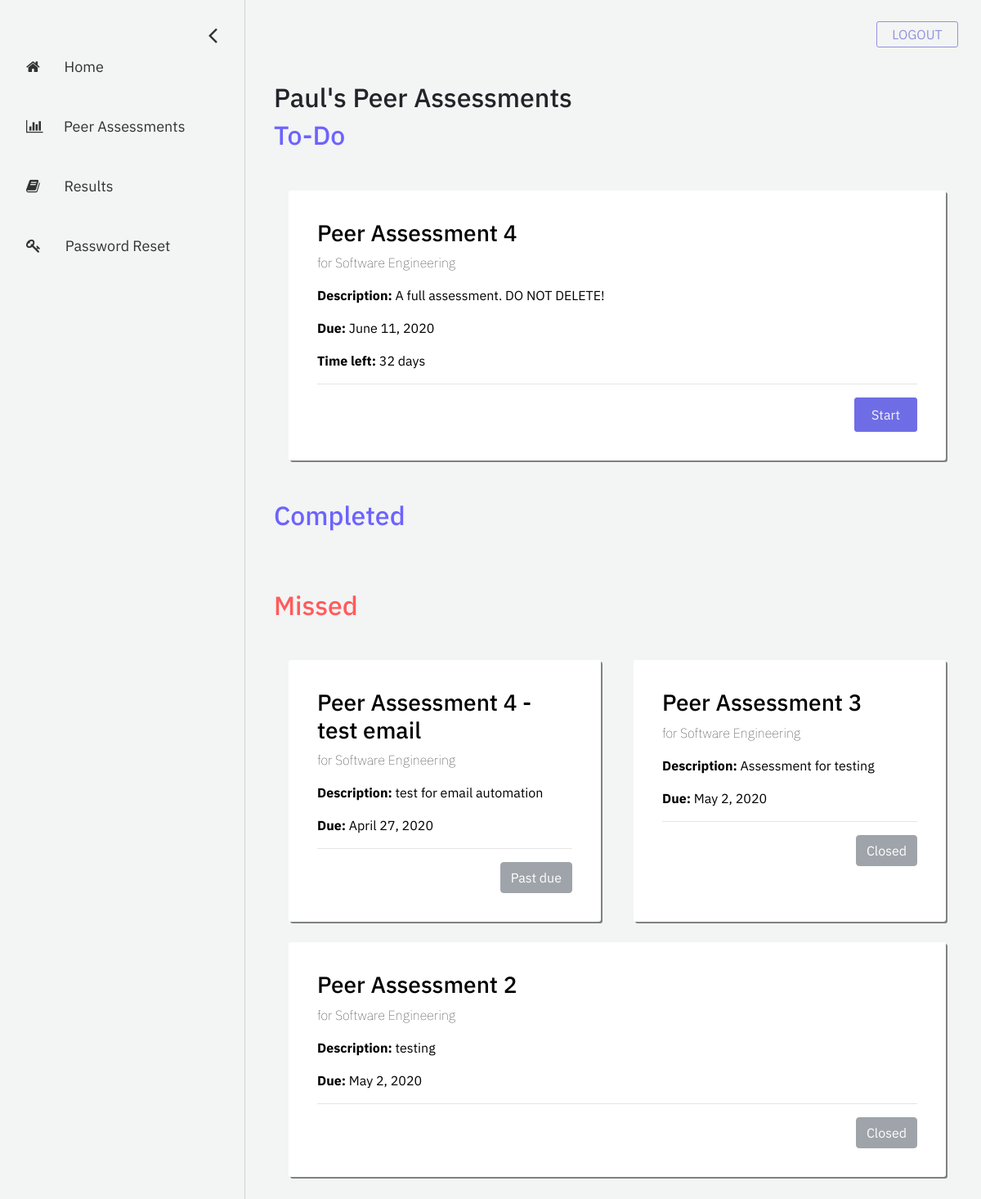
/student/peer-assessments (signed in), run on the app's committed database.
### account/models.py (models this page shows, shortened)
class User(AbstractBaseUser, PermissionsMixin):
    email = models.EmailField(
        verbose_name=_('email address'), max_length=255, unique=True
    )
    first_name = models.CharField(_('first name'), max_length=30, blank=True)
    last_name = models.CharField(_('last name'), max_length=150, blank=True)
    eagle_id = models.CharField(max_length = 8, unique=True)
    is_student = models.BooleanField(
        _('student status'),
        default=False,
        help_text=_(
            'Shows whether this user is a student. '
        ),
    )
    is_instructor = models.BooleanField(
        _('instructor status'),
        default=False,
        help_text=_(
            'Shows whether this user is a instructor. '
        ),
    )
    is_active = models.BooleanField(
        _('active'),
        default=True,
        help_text=_(
            'Designates whether this user should be treated as active. '
            'Unselect this instead of deleting accounts.'
        ),
    )
    is_staff = models.BooleanField(
        _('admin status'),
        default=False,
        help_text=_(
            'Designates whether the user can log into this admin site.'
        ),
    )
    date_joined = models.DateTimeField(
        _('date joined'), default=timezone.now
    )
    objects = UserManager()
    USERNAME_FIELD = 'email'
    REQUIRED_FIELDS = ['first_name', 'last_name', 'eagle_id', 'is_student', 'is_instructor']

### assessment/models.py (models this page shows, shortened)
class Assessment(models.Model):
    name = models.CharField("assessment name", max_length=255)
    description = models.TextField("description", max_length=512, blank=True)
    date_created = models.DateTimeField("date created", auto_now_add=True)
    start_date = models.DateField("start date")
    end_date = models.DateField("end date")
    open_status = models.BooleanField("open status", default=True)
    course = models.ForeignKey(Course, on_delete=models.CASCADE) # the course that this peer review belongs to
    questions = models.ManyToManyField(Question) # a set of Questions under this assessment
    result_sets = models.ManyToManyField(Result_set) # a set of Result_sets under this assessment
    completed_students = models.ManyToManyField(User, related_name="completed_students") # a set of Users who have completed this assessment
    def time_left(self):
        time = str(self.end_date - datetime.datetime.now().date())
        return time[:time.find(',')]
    def is_missed(self):
        time = str(self.end_date - datetime.datetime.now().date())
        if time[0] == '-':
            return True
        return False
    def is_open(self):
        return self.open_status

### registration/models.py (models this page shows, shortened)
class Course(models.Model):
    course_name = models.CharField("course name", max_length=60)
    course_code = models.IntegerField("course code")
    section_number = models.SmallIntegerField("section number")
    year = models.SmallIntegerField("year of realization")
    semester_choices = (
        ('S', 'Spring'),
        ('F', 'Fall'),
    )
    semester = models.CharField("semester of realization", max_length = 1, choices = semester_choices)
    professors = models.ManyToManyField(User)
    students = models.ManyToManyField(User, related_name="students")

### eval_student/views.py (the view)
# urls.py: path('peer-assessments', views.peer_assessments, name='peer-assessments'),
def peer_assessments(request):
    assessment_list = Assessment.objects.all()
    filtered_list = []
    for i in assessment_list:
       print(i.start_date)
       if request.user in i.course.students.all():
           filtered_list.append(i)
    context = {
        'assessment_list': filtered_list,
    }
    return render(request, 'eval_student/peer-assessments.html', context=context)

### eval_student/templates/eval_student/peer-assessments.html (shortened to what this page needs)
{% extends 'eval_student/base-sidebar.html'%}
{% load eval_student_extras %}
{% load static %}
{% block content%}
<div id="main">
	<div class="container">
		<h2>{{ user.first_name }}'s Peer Assessments</h2>
	</div>
	<div class="container">
		<h2 style="color: #6C63FF; margin-bottom: 0;">To-Do</h2>
		{% if assessment_list|length > 0 %}
			<div class="row">
				{% for assessment in assessment_list %}
					{% if not assessment.is_missed and request.user not in assessment.completed_students.all and assessment.is_open %}
						<div class="col grid-box">
							<h3> {{ assessment.name }} </h3>
							<p style="font-weight: 20;"> for {{ assessment.course.course_name }}</p>
							{% if assessment.description != '' %}
								<p><b>Description:</b> {{ assessment.description }}</p>
							{% else %}
								<p><b>Description:</b> No assessment description</p>
							{% endif %}
							<p> <b>Due:</b> {{ assessment.end_date }}</p>
							<p> <b>Time left:</b> {{ assessment.time_left }}</p>
							<hr>
							<form>
								<button formaction="{% url 'answer-assessment' assessment_id=assessment.id %}" class="btn btn-primary buttons purple float-right">Start</button>
							</form>
						</div>
					{% endif %}
				{% endfor %}
			</div>
		{% else %}
			<p>No peer assessment available.</p>
		{% endif %}
	</div>
	<div class="container">
		<h2 style="color: #6C63FF; margin-bottom: 0;">Completed</h2>
			{% if assessment_list|length > 0 %}
				<div class="row">
				</div>
			{% else %}
				<p>No peer assessment available.</p>
			{% endif %}
	</div>
	<div class="container">
		<h2 style="color: rgb(255, 91, 92); margin-bottom: 0;">Missed</h2>
			{% if assessment_list|length > 0 %}
				<div class="row">
					{% for assessment in assessment_list %}
						{% if assessment.is_missed %}
							<div class="col grid-box">
								<h3> {{ assessment.name }} </h3>
								<p style="font-weight: 20;"> for {{ assessment.course.course_name }}</p>
								{% if assessment.description != '' %}
									<p><b>Description:</b> {{ assessment.description }}</p>
								{% else %}
									<p><b>Description:</b> No assessment description</p>
								{% endif %}
								<p> <b>Due:</b> {{ assessment.end_date }}</p>
								<hr>
								{% if not assessment.is_open %}
									<button type="button" class="btn btn-secondary float-right" disabled>Closed</button>
								{% else %}
									<button type="button" class="btn btn-secondary float-right" disabled>Past due</button>
								{% endif %}
							</div>
						{% endif %}
					{% endfor %}
				</div>
			{% else %}
				<p>No peer assessment available.</p>
			{% endif %}
	</div>
</div>
{% endblock %}

### eval_student/static/eval_student/css/base-sidebar.css (style rules this page uses)
body { font-family: 'IBM Plex Sans', sans-serif; background-color: #f3f4f4; }
#main { transition: margin-left .5s; padding: 20px; }
.row { position: relative; top: 20px; padding: 8px; margin-top: 10px; margin-bottom: 45px; }
.col { position: relative; width: 60px; background-color: white; padding: 8px; margin-left: 25px; margin-right: 25px; border-radius: 3px; box-shadow: 0.5px 0.5px; }
.buttons { -webkit-border-radius: 3px; -moz-border-radius: 3px; border-radius: 3px; line-height: 0px; color: #f3f4f4; padding: 20px; display: inline-block; cursor: pointer; text-align: center; text-decoration: none; }
.purple { border: 1px solid #6f6de5; background-color: #6f6de5; }

### eval_student/static/eval_student/css/peer-assessments.css (style rules this page uses)
.grid-box { width: 98% !important; background-color: white; color: black; padding: 35px; margin-top: 10px; margin-right: 15px; margin-bottom: 15px; border-radius: 3px; box-shadow: 2px 2px grey; }

### data on the page
User: first_name "Paul"
Assessment: name "Peer Assessment 4", course.course_name "Software Engineering", description "A full assessment. DO NOT DELETE!", end_date "June 11, 2020", time_left "32 days"
Assessment: name "Peer Assessment 4 - test email", course.course_name "Software Engineering", description "test for email automation", end_date "April 27, 2020", open_status "Past due"
Assessment: name "Peer Assessment 3", course.course_name "Software Engineering", description "Assessment for testing", end_date "May 2, 2020", open_status "Closed"
Assessment: name "Peer Assessment 2", course.course_name "Software Engineering", description "testing", end_date "May 2, 2020", open_status "Closed"
